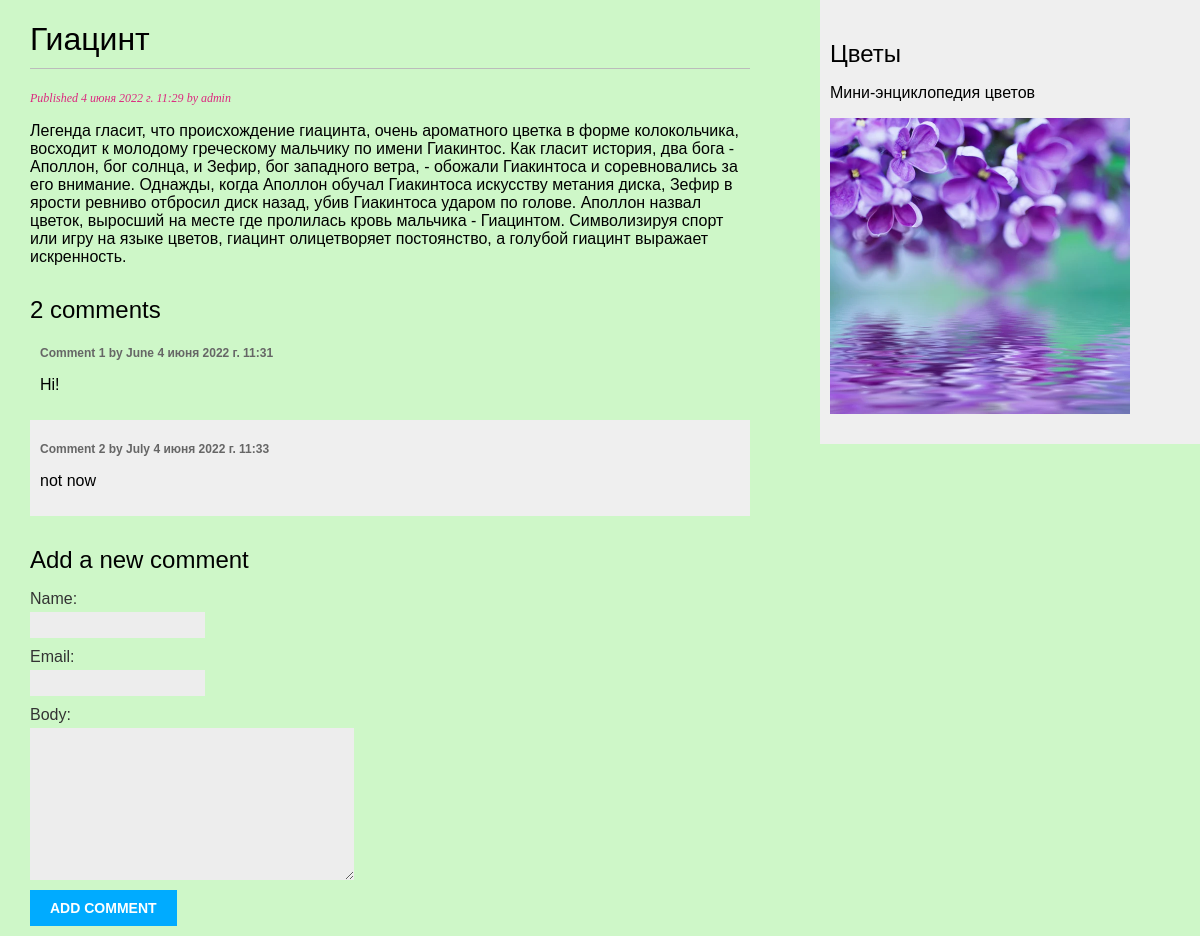
Page /blog/3/ on the committed database.
### blog/models.py (models this page shows, shortened)
class Post(models.Model):
    class Status(models.TextChoices):
        DRAFT = 'DF', 'Draft'
        PUBLISHED = 'PB', 'Published'
    title = models.CharField(max_length=250)
    slug = models.SlugField(max_length=250)
    author = models.ForeignKey(User,
                               on_delete=models.CASCADE,
                               related_name='blog_posts')
    body = models.TextField()
    publish = models.DateTimeField(default=timezone.now)
    created = models.DateTimeField(auto_now_add=True)
    updated = models.DateTimeField(auto_now=True)
    status = models.CharField(max_length=2,
                              choices=Status.choices,
                              default=Status.DRAFT)
    objects = models.Manager() # The default manager.
    published = PublishedManager() # Our custom manager.
    class Meta:
        ordering = ['-publish']
        indexes = [
            models.Index(fields=['-publish']),
        ]

class Comment(models.Model):
     post = models.ForeignKey(Post, on_delete=models.CASCADE, related_name='comments')
     name = models.CharField(max_length=80)
     email = models.EmailField()
     body = models.TextField()
     created = models.DateTimeField(auto_now_add=True)
     updated = models.DateTimeField(auto_now=True)
     active = models.BooleanField(default=True)
     class Meta:
         ordering = ['created']
         indexes = [
         models.Index(fields=['created']),
         ]

### blog/views.py (the view)
# urls.py: path('<int:id>/', views.post_detail, name='post_detail'),
def post_detail(request, id):
     post = get_object_or_404(Post, id=id, status=Post.Status.PUBLISHED)
     comments = post.comments.filter(active=True)
     form = CommentForm()
     return render(request, 'blog/post/detail.html', {'post': post, 'comments': comments,
    'form': form})

### blog/forms.py
class CommentForm(forms.ModelForm):
    class Meta:
        model = Comment
        fields = ['name', 'email', 'body']

### blog/templates/blog/post/detail.html (shortened to what this page needs)
{% extends "blog/base.html" %}
{% block content %}
  <h1>{{ post.title }}</h1>
  <p class="date">
    Published {{ post.publish }} by {{ post.author }}
  </p>
  {{ post.body|linebreaks }}
{% with comments.count as total_comments %}
	<h2>{{ total_comments }} comment{{ total_comments|pluralize }}</h2>
{% endwith %}
{% for comment in comments %}
	<div class="comment">
		<p class="info">
			Comment {{ forloop.counter }} by {{ comment.name }}
			{{ comment.created }}
		</p>
		{{ comment.body|linebreaks }}
	</div>
{% empty %}
	<p>There are no comments yet.</p>
{% endfor %}
<h2>Add a new comment</h2>
	<form action="{% url "blog:post_comment" post.id %}" method="post">
		{{ form.as_p }}
	<p><input type="submit" value="Add comment"></p>
	</form>
{% endblock %}

### blog/static/css/blog.css (style rules this page uses)
body { margin:0; padding:0; font-family:helvetica, sans-serif; background-color:#6ce85954 }
h1 { font-weight:normal; border-bottom:1px solid #bbb; padding:0 0 10px 0; }
h2 { font-weight:normal; margin:30px 0 0; }
p.date { color:#dc287f; font-family: georgia, serif; font-size: 12px; font-style: italic; }
label { float:left; clear:both; color:#333; margin-bottom:4px; }
input, textarea { clear:both; float:left; margin:0 0 10px; background:#ededed; border:0; padding:6px 10px; font-size:12px; }
input[type=submit] { font-weight:bold; background:#00abff; color:#fff; padding:10px 20px; font-size:14px; text-transform:uppercase; }
.comment { padding:10px; }
.comment:nth-child(even) { background:#efefef; }
.comment .info { font-weight:bold; font-size:12px; color:#666; }

### rows in the picture
Post: title "Гиацинт", publish "4 июня 2022 г. 11:29", author "admin", body "Легенда гласит, что происхождение гиацинта, очень ароматного цветка в форме колокольчика, восходит к молодому греческому мальчику по имени Гиакинтос. Как гласит история, два бога - Аполлон, бог солнца, и Зефир, бог западного ветра, - обожали Гиакинтоса и соревновались за его внимание. Однажды, когда Аполлон обучал Гиакинтоса искусству метания диска, Зефир в ярости ревниво отбросил диск назад, убив Гиакинтоса ударом по голове. Аполлон назвал цветок, выросший на месте где пролилась кровь мальчика - Гиацинтом. Символизируя спорт или игру на языке цветов, гиацинт олицетворяет постоянство, а голубой гиацинт выражает искренность."
Comment: name "June", created "4 июня 2022 г. 11:31", body "Hi!"
Comment: name "July", created "4 июня 2022 г. 11:33", body "not now"

### other values in the picture
{{ total_comments }} "2"
